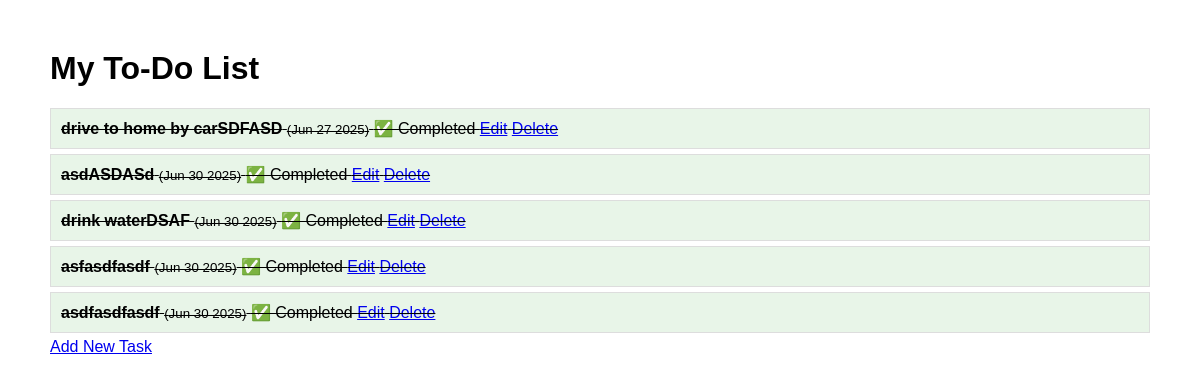
/, run on an earlier commit of the app's database.
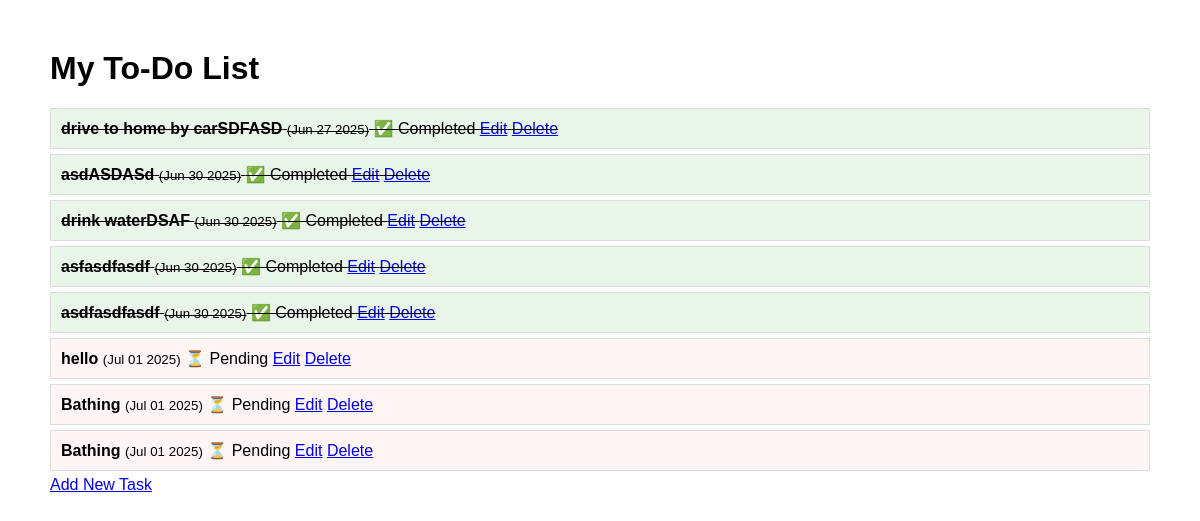
And on a later commit of the database.
### todo/models.py (models this page shows)
class Tasks(models.Model):
    title = models.CharField(max_length=200,default="title")
    completed = models.BooleanField(default=False)
    created_at = models.DateTimeField(auto_now_add=True)
    def __str__(self):
        return f"{self.title}"

### todo/views.py (the view)
# urls.py: path('', views.task_list, name='task_list'),
def task_list(request):
    tasks = Tasks.objects.all()
    print('tasks :',tasks)
    return render(request,'todo/task_list.html',{'tasks':tasks})

### todo/templates/todo/task_list.html (shortened to what this page needs)
<!DOCTYPE html>
<html>
  <head>
  </head>
  <body>
    <h1>My To-Do List</h1>
     {% if tasks %} {% for task in tasks %}
    <div
      class="task {% if task.completed %}completed{% else %}pending{% endif %}"
    >
      <strong>{{ task.title }}</strong>
      <small>({{ task.created_at|date:"M d Y" }})</small>
      {% if task.completed %} ✅ Completed {% else %} ⏳ Pending {% endif %}
      <a href="{% url 'update_task' task.pk %}">Edit</a>
      <a href="{% url 'delete_task' task.pk %}">Delete</a>
    </div>
    {% endfor %} {% else %}
    <p>No tasks yet! Add some tasks using the admin panel.</p>
    {% endif %}
    <a href="{% url 'create_task' %}">Add New Task</a>
  </body>
</html>

What changed in the data, as far as the page shows it:
added Tasks: title "hello", created_at "Jul 01 2025", completed "⏳ Pending"
added Tasks: title "Bathing", created_at "Jul 01 2025", completed "⏳ Pending"
added Tasks: title "Bathing", created_at "Jul 01 2025", completed "⏳ Pending"
